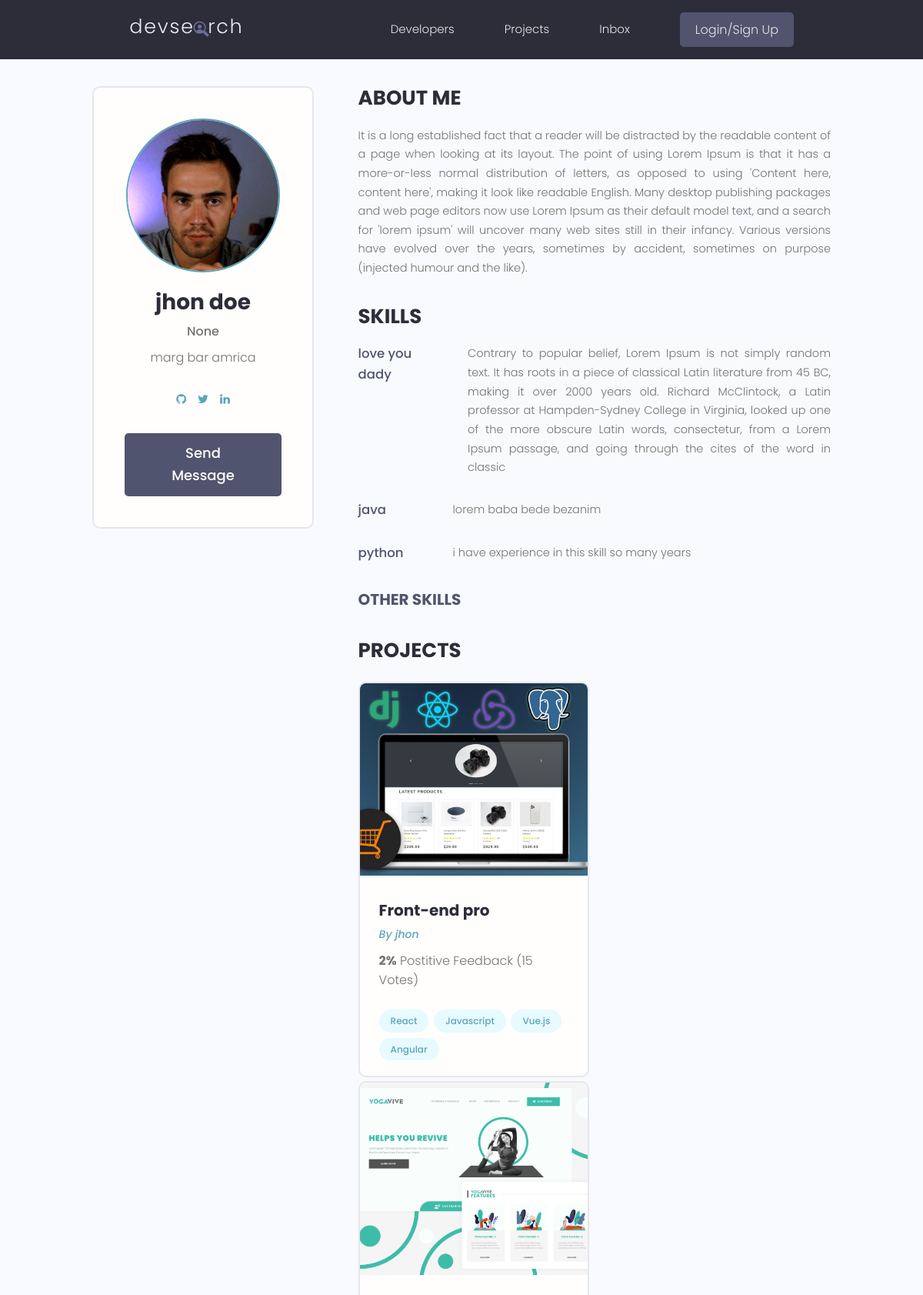
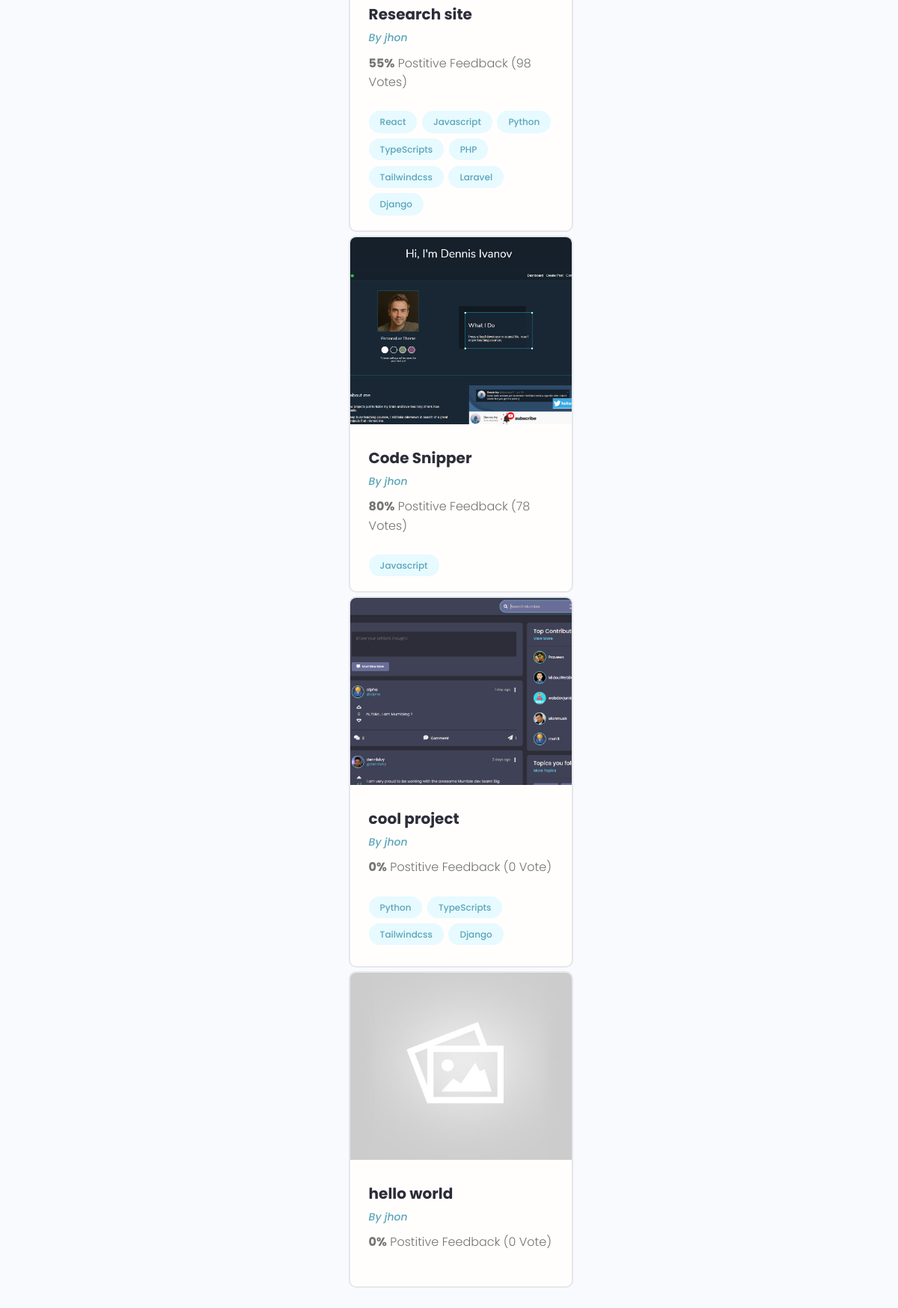
The page /userprofile/71088c34-33a5-43da-b7a2-fd6ae4532f5a/ on the database as committed earlier (2 pictures, top to bottom).
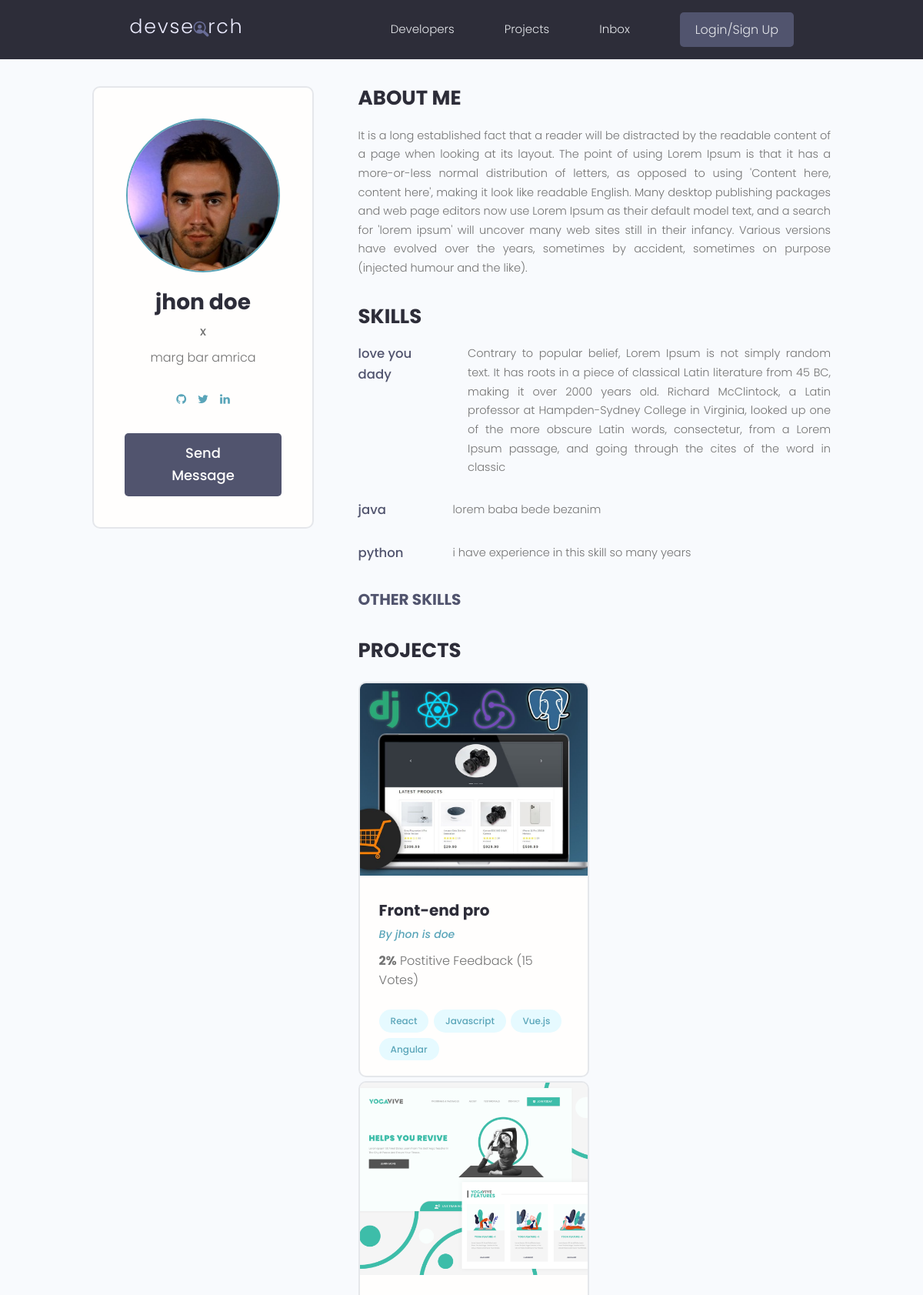
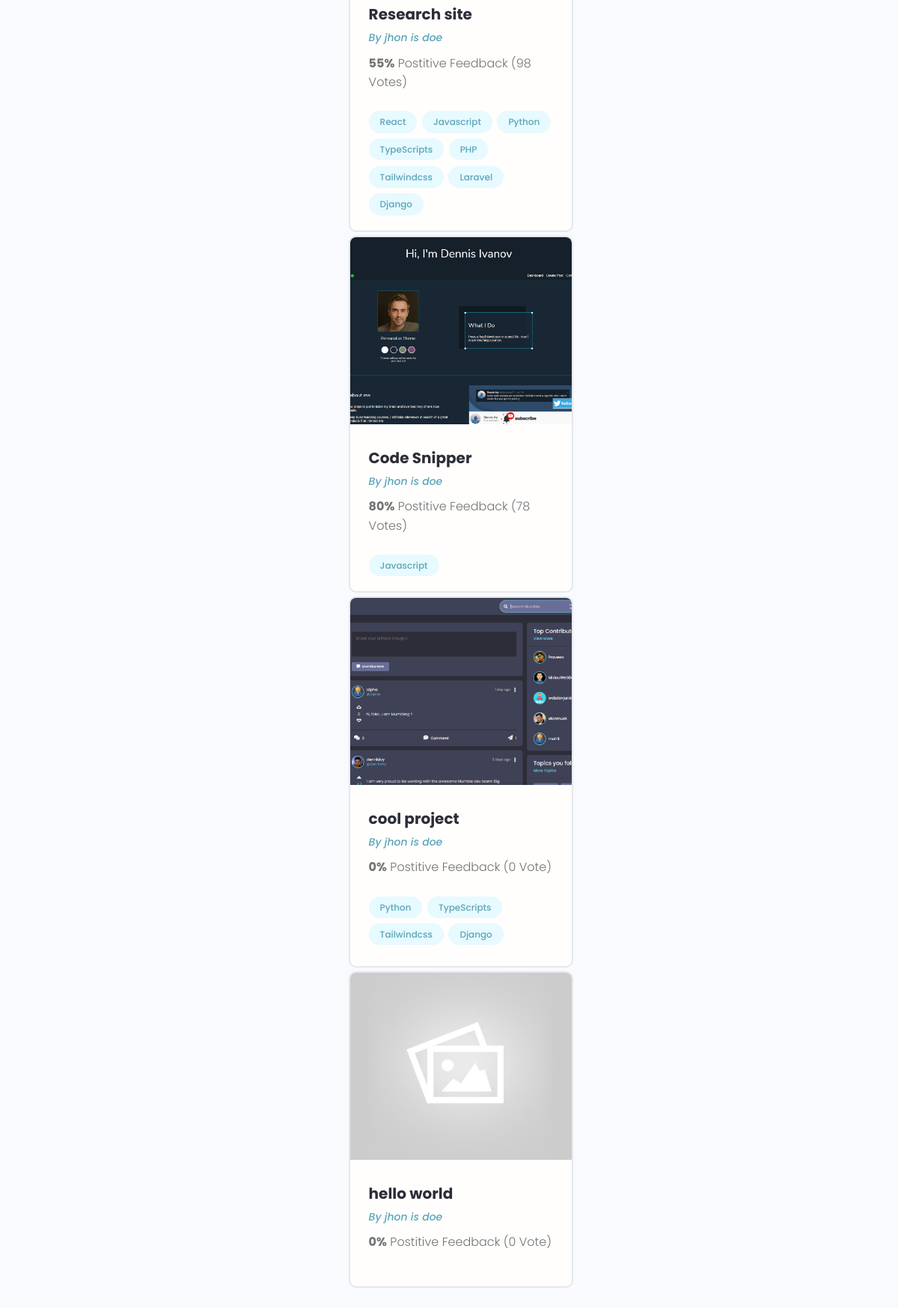
The same page on the database as committed later (2 pictures, top to bottom).
### users/models.py (models this page shows, shortened)
class Profile(models.Model):
      user = models.OneToOneField(User, on_delete=models.CASCADE,
            null=True, blank=True)
      name = models.CharField(max_length=200, blank=True, null=True)
      email = models.EmailField(max_length=500, blank=True,null=True)
      username =models.CharField(max_length=200, blank=True, null=True)
      location = models.CharField(max_length=200, blank=True, null=True)
      short_intro = models.CharField(max_length=200, blank=True, null=True)
      bio = models.TextField(blank=True, null=True)
      profile_image = models.ImageField(blank=True,null=True,
            default='user-default.png', upload_to='profiles/')
      social_github  = models.CharField(max_length=200, blank=True, null=True)
      social_twitter = models.CharField(max_length=200, blank=True, null=True)
      social_linkdin = models.CharField(max_length=200, blank=True, null=True)
      social_youtube = models.CharField(max_length=200, blank=True, null=True)
      social_website = models.CharField(max_length=200, blank=True, null=True)
      created = models.DateTimeField(auto_now_add=True)
      id = models.UUIDField(default=uuid.uuid4 ,
                  unique=True , primary_key=True , editable=False )
      def __str__(self):
            return str(self.user.username)

class Skill(models.Model):
      owner = models.ForeignKey(Profile,on_delete=models.CASCADE,
                  null=True, blank=True)
      id = models.UUIDField(unique=True,
                  default=uuid.uuid4,primary_key=True,editable=False)
      name = models.CharField(max_length=100 , null=True, blank=True)
      description = models.TextField(max_length=1000 , null=True, blank=True)
      created = models.DateTimeField(auto_now_add=True)

### projects/models.py (models this page shows, shortened)
class Project(models.Model):
      owner = models.ForeignKey(Profile,null=True,
                           blank=True, on_delete= models.SET_NULL)
      title = models.CharField(max_length=2000)
      description = models.TextField(null=True, blank=True)
      featured_image = models.ImageField( null=True, blank=True , default='default.jpg')
      demo_link = models.CharField(max_length=2000 ,null=True, blank=True)
      source_link = models.CharField(max_length=2000 ,null=True, blank=True)
      tags = models.ManyToManyField('Tag')
      vote_total = models.IntegerField(default=0,null=True,blank=True)
      vote_ratio = models.IntegerField(default=0,null=True,blank=True)
      created = models.DateTimeField(auto_now_add=True)
      id = models.UUIDField(default=uuid.uuid4 , unique=True , primary_key=True , editable=False )

class Tag(models.Model):
      name = models.CharField(max_length=200)
      created = models.DateTimeField(auto_now_add=True)
      id = models.UUIDField(default=uuid.uuid4 , unique=True , primary_key=True , editable=False )
      def __str__(self):
            return self.name

### users/views.py (the view)
# urls.py: path('userprofile/<str:pk>/', views.userProfile, name='userprofile'),
def userProfile(request, pk):
      profile = Profile.objects.get(id=pk)
      skills = profile.skill_set.all()
      context = {'profile':profile,'skills':skills }
      return render(request, 'users/user_profile.html', context)

### users/templates/users/user_profile.html (shortened to what this page needs)
{% extends "base.html" %}
{% load static %}
{% block content %}
  <main class="profile my-md">
      <div class="container">
        <div class="layout">
          <div class="column column--1of3">
            <div class="card text-center">
              <div class="card__body dev">
                <img class="avatar avatar--xl" src="{{ profile.profile_image.url  }}" />
                <h2 class="dev__name">{{profile.name}}</h2>
                <p class="dev__title">{{profile.short_intro}}</p>
                <p class="dev__location">{{profile.location}}</p>
                <ul class="dev__social">
                  {%if profile.social_github %}
                  <li>
                    <a title="Github" href="{{profile.social_github}}" target="_blank"><i class="fa fa-github"></i></a>
                  </li>
                  {% endif %}
                  {% if profile.social_twitter %}
                  <li>
                    <a title="Twitter" href="{{profile.social_twitter}}" target="_blank"><i class="fa fa-twitter"></i></a>
                  </li>
                  {% endif %}
                  {% if profile.social_linkdin %}
                  <li>
                    <a title="LinkedIn" href="{{profile.social_linkdin}}" target="_blank"><i class="fa fa-linkedin"></i></a>
                  </li>
                  {% endif %}
                </ul>
                <a href="#" class="btn btn--sub btn--lg">Send Message </a>
              </div>
            </div>
          </div>
          <div class="column column--2of3">
            <div class="devInfo">
              <h3 class="devInfo__title">About Me</h3>
              <p class="devInfo__about">
                  {%if profile.bio != ''%}
                        {{profile.bio}}
                  {% endif %}
              </p>
            </div>
            <div class="devInfo">
              <h3 class="devInfo__title">Skills</h3>
              <div class="devInfo__skills">
                  {% for skill in skills %}
                        <div class="devSkill">
                              {%if skill.description %}
                                    <h4 class="devSkill__title">{{skill.name}}</h4>
                                    <p class="devSkill__info">
                                    {%if skill.description %}
                                          {{skill.description}}
                                    {% endif %}
                                    </p>
                              {% endif %}
                        </div>
                  {% endfor %}
                <h3 class="devInfo__subtitle">Other Skills</h3>
              </div>
            </div>
            <div class="devInfo">
              <h3 class="devInfo__title">Projects</h3>
              <div class="grid grid--two">
                <div class="column">
                  {%for project in profile.project_set.all%}
                        <div class="card project">
                        <a href="/single/{{project.id}}" class="project">
                        <img class="project__thumbnail" src="{{ project.featured_image.url }}" alt="project thumbnail" />
                        <div class="card__body">
                              <h3 class="project__title">{{project.title}}</h3>
                              <p><a class="project__author" href="profile.html">By {{project.owner}} </a></p>
                              <p class="project--rating">
                              <span style="font-weight: bold;">{{project.vote_total}}%</span> Postitive
                                    {% if project.vote_ratio > 1 %}
                                          Feedback ({{project.vote_ratio}} Votes)
                                    {%else%}
                                          Feedback ({{project.vote_ratio}} Vote)
                                    {% endif %}
                              </p>
                              <div class="project__tags">
                              {% for tag in project.tags.all %}
                                          <span class="tag tag--pill tag--main">
                                          <small>{{tag}} </small>
                                          </span>
                              {% endfor %}
                              </div>
                        </div>
                        </a>
                        </div>
                  {% endfor %}
                </div>
              </div>
            </div>
          </div>
        </div>
      </div>
    </main>{% endblock content %}

### templates/base.html (shortened to what this page needs)
<!DOCTYPE html>
{% load static %}
<html lang="en">
<head>
  <link rel="stylesheet" href="https://cdnjs.cloudflare.com/ajax/libs/font-awesome/4.7.0/css/font-awesome.min.css">
  <link rel="stylesheet" href="https://cdn.iconmonstr.com/1.3.0/css/iconmonstr-iconic-font.min.css" />
  <link rel="stylesheet" href="https://cdn.iconmonstr.com/1.3.0/css/iconmonstr-iconic-font.min.css" />
  <link rel="stylesheet" href="{% static  'uikit/styles/uikit.css' %}" />
  <link rel="stylesheet" href="{% static 'styles/app.css' %}" />
</head>
<body>
  <header class="header">
    <div class="container container--narrow">
      <a href="{% url 'profiles' %}" class="header__logo">
        <img src="{% static 'images/logo.svg'%}" alt="DevSearch Logo" />
      </a>
      <nav class="header__nav">
        <ul class="header__menu">
          <li class="header__menuItem"><a href="{% url 'profiles' %}">Developers</a></li>
          <li class="header__menuItem"><a href="{% url 'projects' %}">Projects</a></li>
          <li class="header__menuItem"><a href="">Inbox</a></li>
          {% if request.user.is_authenticated %}
          <li class="header__menuItem"><a href="{% url  'account' %}">Account</a></li>
          <li class="header__menuItem"><a href="{% url  'logout' %}" class="btn btn--sub">Logout</a></li>
          {% else %}
          <li class="header__menuItem"><a href="{% url  'login' %}" class="btn btn--sub">Login/Sign Up</a></li>
          {% endif %}
        </ul>
      </nav>
    </div>
  </header>
  {% block content %}
  {% endblock content %}
</body>
</html>

### static/styles/app.css (style rules this page uses)
:root { --color-sub: #2d2d39; }
.btn--sub { background-color: var(--color-sub-light); }
.card { border: 2px solid var(--color-light); }
img { width: 100%; }
.header { position: sticky; z-index: 111; background-color: var(--color-sub); padding: 1.5rem 0; }
.header > .container { display: flex; justify-content: space-between; align-items: center; }
.header__logo > img { height: 3.8rem; }
.header__nav > ul { display: inline-flex; align-items: center; list-style: none; gap: 6.5rem; }
.header__menuItem > a { color: var(--color-light); font-weight: 300; }
.profile .card > .dev { padding: 4rem; }
.dev__name { color: var(--color-sub); font-size: 2.8rem; font-weight: 700; margin-top: 1rem; margin-bottom: 0.5rem; }
.dev__title { font-size: 1.6rem; font-weight: 500; line-height: 1.3; }
.dev__location { margin-top: 1rem; }
.dev__social { margin: 3rem 0; list-style: none; display: flex; justify-content: center; gap: 1.5rem; }
.devInfo { margin-bottom: 3rem; }
.devInfo__title, .devInfo__subtitle { font-size: 2.6rem; color: var(--color-sub); text-transform: uppercase; font-weight: 700; margin-bottom: 1.5rem; }
.devInfo__subtitle { font-size: 2rem; color: var(--color-sub-light); }
.devInfo__about, .devSkill__info { font-size: 1.45rem; line-height: 1.7; text-align: justify; }
.devSkill { margin-bottom: 3rem; }
.devSkill__title { font-size: 1.65rem; font-weight: 500; color: var(--color-sub-light); }
@media screen and (min-width: 700px) { .devSkill { display: flex; justify-content: space-between; gap: 3rem; } }
@media screen and (min-width: 700px) { .devSkill__info { flex-basis: 80%; } }
.project__author { font-size: 1.4rem; font-style: italic; }
.project--rating { margin-bottom: 1.6em; margin-top: .5em; }
.project__thumbnail { height: 25rem; object-fit: cover; object-position: top center; }
.project__title { font-size: 2rem; font-weight: 700; color: var(--color-sub); }

### static/uikit/styles/modules/_variables.css (style rules this page uses)
:root { --color-main: #5aa5b9; --color-main-light: #e6faff; --color-sub: #3f4156; --color-sub-light: #51546e; --color-sub-lighter: #ededfd; --color-text: #737373; --color-gray: #8b8b8b; --color-light: #e5e7eb; --color-light-gray: #767676; --color-bg: #f8fafd; --color-white: #fffefd; --color-white-light: #f3f3f3; --color-success: #359e64; --color-success-bg: #def8e8; --color-error: #fc4b0b; --color-error-bg: #fff2ee; --font-base: 'Poppins', arial, helvetica, 'Segoe UI', roboto, ubuntu, sans-serif; --font-monospace: 'Fira Code', 'Courier New', courier, monospace; --font-regular: 300; --font-medium: 500; --font-bold: 700; --generic-shadow: 1px 1px 5px #00000010; --generic-transition: all 0.3s ease-in-out; }

### static/uikit/styles/modules/_base.css (style rules this page uses)
* { margin: 0; padding: 0; box-sizing: border-box; text-rendering: optimizeLegibility; color: inherit; font-size: inherit; }
html { font-size: 50%; }
@media only screen and (min-width: 480px) { html { font-size: 56.25%; } }
@media only screen and (min-width: 1200px) { html { font-size: 62.5%; } }
body { line-height: 1.6; font-weight: 400; font-size: 1.5rem; color: var(--color-text); background-color: var(--color-bg); min-height: 100vh; }

### static/uikit/styles/modules/_typography.css (style rules this page uses)
* { font-family: var(--font-base); }
h2 { font-size: 3.6rem; font-weight: var(--font-bold); }
h3 { font-size: 3.2rem; font-weight: var(--font-medium); }
h4 { font-size: 2.8rem; font-weight: var(--font-medium); }
p, span, strong { font-size: 1.6rem; color: var(--color-text); font-weight: var(--font-regular); }
a { padding-bottom: 2px; text-decoration: none; display: inline-block; color: var(--color-main); font-weight: var(--font-medium); }

### static/uikit/styles/modules/_utilities.css (style rules this page uses)
.container { width: 92%; max-width: 165rem; margin: 0 auto; box-sizing: border-box; }
.container--narrow { width: 92%; max-width: 120rem; }
@media screen and (min-width: 1000px) { .container { width: 90%; } }
@media screen and (min-width: 1000px) { .container--narrow { width: 85%; } }
@media screen and (min-width: 1200px) { .container { width: 80%; } }
@media screen and (min-width: 1200px) { .container--narrow { width: 72%; } }
.text-center { text-align: center; }
.my-md { margin: 3rem auto; }

### static/uikit/styles/modules/_avatar.css (style rules this page uses)
.avatar { border-radius: 50%; border: 2px solid var(--color-main); object-fit: cover; }
.avatar--xl { height: 20rem; width: 20rem; }

### static/uikit/styles/modules/_card.css (style rules this page uses)
.card { border-radius: 1rem; background-color: var(--color-white); border: 1.5px solid var(--color-light); width: auto; height: auto; margin-top: 0.5rem; margin-bottom: 0.5rem; overflow: hidden; }
.card__body, .card__header { padding: 2rem 2.5rem; }

Rows that differ between the two databases and show on the page:
changed Profile "jhon doe": short_intro "None" → "x"
changed through a linked row, Project "Front-end pro": owner "jhon" → "jhon is doe"
changed through a linked row, Project "Research site": owner "jhon" → "jhon is doe"
changed through a linked row, Project "Code Snipper": owner "jhon" → "jhon is doe"
changed through a linked row, Project "cool project": owner "jhon" → "jhon is doe"
changed through a linked row, Project "hello world": owner "jhon" → "jhon is doe"
